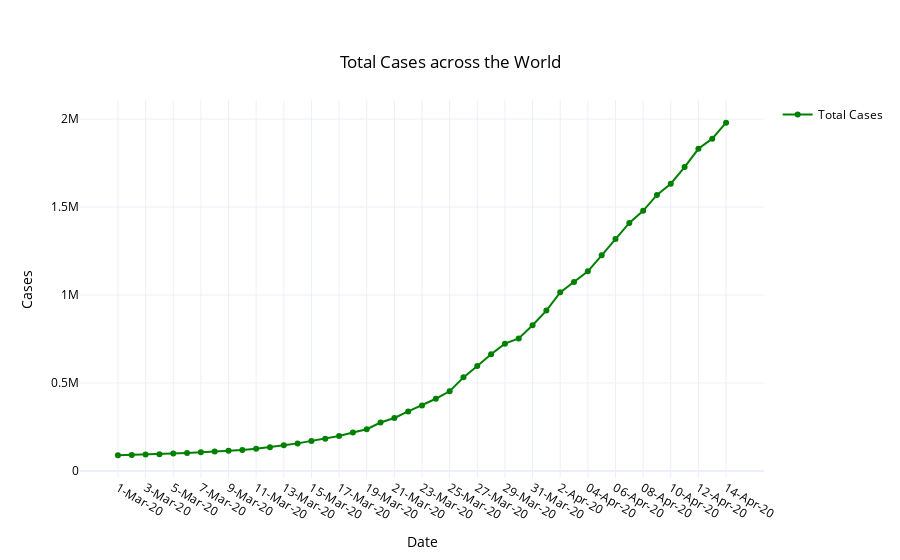

The notebook cell saved with this chart:
### Markdown cell above
## Data across the World

### Code cell
fig = go.Figure()
fig.add_trace(go.Scatter(x=df['DATE'], y=df['TOTAL_CASES'], name='Total Cases', 
                                mode='lines+markers', line_color='green'))
fig.update_layout(
    showlegend=True,
    title= {
        'text': 'Total Cases across the World',
        'y':0.9,
        'x':0.5,
        'xanchor': 'center',
        'yanchor': 'top'
    },
    
    xaxis_title="Date",
    yaxis_title="Cases",
    template='plotly_white',
    font=dict(
        color="black"
    )
)
fig.show()

### Figure 1 — Plotly figure (JSON) as saved in the notebook; plotly's stock layout.template omitted (floating-point values rounded to 4 significant figures)
{"data": [{"line": {"color": "green"}, "mode": "lines+markers", "name": "Total Cases", "type": "scatter", "x": ["1-Mar-20", "2-Mar-20", "3-Mar-20", "4-Mar-20", "5-Mar-20", "6-Mar-20", "7-Mar-20", "8-Mar-20", "9-Mar-20", "10-Mar-20", "11-Mar-20", "12-Mar-20", "13-Mar-20", "14-Mar-20", "15-Mar-20", "16-Mar-20", "17-Mar-20", "18-Mar-20", "19-Mar-20", "20-Mar-20", "21-Mar-20", "22-Mar-20", "23-Mar-20", "24-Mar-20", "25-Mar-20", "26-Mar-20", "27-Mar-20", "28-Mar-20", "29-Mar-20", "30-Mar-20", "31-Mar-20", "1-Apr-20", "2-Apr-20", "03-Apr-20", "04-Apr-20", "05-Apr-20", "06-Apr-20", "07-Apr-20", "08-Apr-20", "09-Apr-20", "10-Apr-20", "11-Apr-20", "12-Apr-20", "13-Apr-20", "14-Apr-20"], "y": [88585, 90443, 93016, 95314, 98425, 102050, 106099, 109991, 114381, 118948, 126214, 134576, 145483, 156653, 169593, 182490, 198238, 218822, 236877, 275111, 301100, 338259, 372253, 410465, 452601, 531865, 596366, 663127, 723390, 752861, 828116, 911541, 1015065, 1074488, 1134421, 1225687, 1318306, 1409665, 1478469, 1569002, 1632798, 1727506, 1831130, 1888904, 1979853]}], "layout": {"font": {"color": "black"}, "showlegend": true, "title": {"text": "Total Cases across the World", "x": 0.5, "xanchor": "center", "y": 0.9, "yanchor": "top"}, "xaxis": {"title": {"text": "Date"}}, "yaxis": {"title": {"text": "Cases"}}}}
